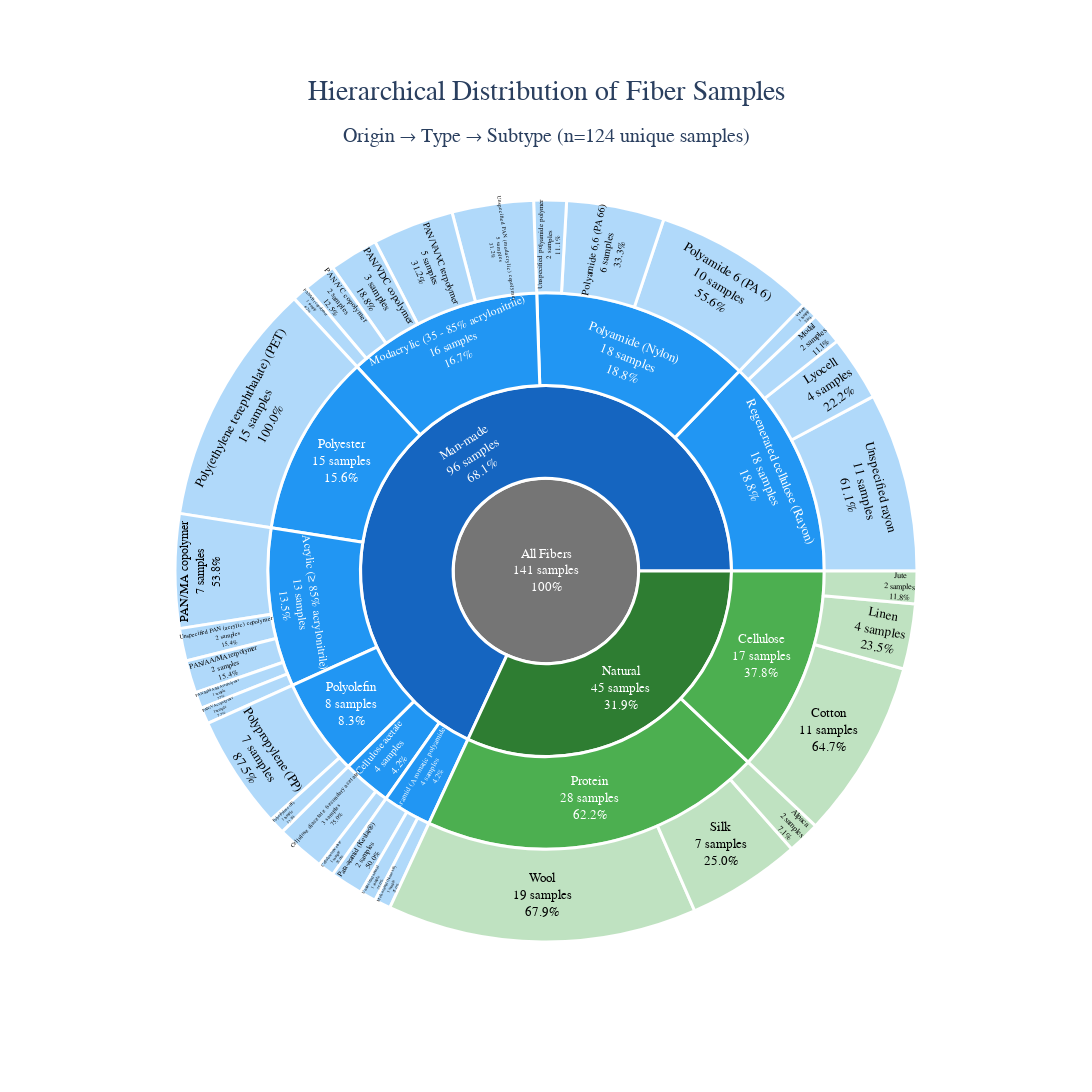

The cell this chart's notebook holds for it:
### Code cell
# Create static sunburst chart for publication using Plotly
print("\nCreating static sunburst chart for publication...")
print("=" * 80)

# Simplified color scheme based on hierarchy level
import matplotlib.colors as mcolors

# Define colors
ROOT_COLOR = '#757575'  # Gray
NATURAL_ORIGIN = '#2E7D32'  # Dark green
NATURAL_TYPE = '#4CAF50'  # Medium green  
NATURAL_SUBTYPE = '#A5D6A7'  # Light green
MANMADE_ORIGIN = '#1565C0'  # Dark blue
MANMADE_TYPE = '#2196F3'  # Medium blue
MANMADE_SUBTYPE = '#90CAF9'  # Light blue

# Assign colors based on hierarchy level
colors_list = []
text_colors = []

for idx, row in sunburst_df.iterrows():
    label = row['labels']
    parent = row['parents']
    parent_id = row.get('ids', '')
    
    if parent == '':  # Root
        colors_list.append(ROOT_COLOR)
        text_colors.append('white')
    elif parent == 'All Fibers':  # Origin level
        if label == 'Natural':
            colors_list.append(NATURAL_ORIGIN)
        else:  # Man-made
            colors_list.append(MANMADE_ORIGIN)
        text_colors.append('white')
    elif parent in ['Natural', 'Man-made']:  # Type level
        if parent == 'Natural':
            colors_list.append(NATURAL_TYPE)
        else:  # Man-made
            colors_list.append(MANMADE_TYPE)
        text_colors.append('white')
    else:  # Subtype level
        # Determine if parent is Natural or Man-made by checking parent chain
        if 'Natural' in parent_id:
            colors_list.append(NATURAL_SUBTYPE)
        else:  # Man-made
            colors_list.append(MANMADE_SUBTYPE)
        text_colors.append('black')

# Create the sunburst with custom colors
fig_static = go.Figure(go.Sunburst(
    labels=sunburst_df['labels'],
    parents=sunburst_df['parents'],
    values=sunburst_df['values'],
    ids=sunburst_df['ids'],
    text=sunburst_df['text'],
    texttemplate='%{text}',
    hovertemplate='<b>%{label}</b><extra></extra>',
    branchvalues='total',
    marker=dict(
        colors=colors_list,
        line=dict(color='white', width=3)
    ),
    textfont=dict(size=13, family='Arial Black'),
    insidetextorientation='auto',
    domain=dict(x=[0, 1], y=[0, 1])
))

# Apply custom text colors
fig_static.data[0].textfont.color = text_colors

# Verify the data adds up correctly
print("\nData verification:")
natural_count = sunburst_df[sunburst_df['labels'] == 'Natural']['values'].values[0]
manmade_count = sunburst_df[sunburst_df['labels'] == 'Man-made']['values'].values[0]
total_count = sunburst_df[sunburst_df['labels'] == 'All Fibers']['values'].values[0]
print(f"Natural: {natural_count}")
print(f"Man-made: {manmade_count}")
print(f"Sum: {natural_count + manmade_count}")
print(f"Total (All Fibers): {total_count}")
print(f"Match: {natural_count + manmade_count == total_count}")

# Update layout for publication quality
fig_static.update_layout(
    width=2000,
    height=2000,
    title=dict(
        text='Hierarchical Distribution of Fiber Samples<br><sub>Origin → Type → Subtype (n=124 unique samples)</sub>',
        font=dict(size=28, family='Arial Black'),
        x=0.5,
        xanchor='center'
    ),
    font=dict(size=16, family='Arial'),
    margin=dict(t=200, l=150, r=150, b=150),
    paper_bgcolor='white',
    plot_bgcolor='white'
)

# Display the figure
fig_static.show()

# Export as high-resolution static image
static_path = images_dir / 'fiber_distribution_sunburst_static.png'
fig_static.write_image(static_path, width=2000, height=2000, scale=3)

print(f"\n✓ Static sunburst chart saved to: {static_path}")
print(f"  Resolution: 6000x6000 pixels")
print(f"  File size: {static_path.stat().st_size / 1024:.2f} KB")

### Figure 1 — Plotly figure (JSON) as saved in the notebook; plotly's stock layout.template omitted (floating-point values rounded to 4 significant figures)
{"data": [{"branchvalues": "total", "domain": {"x": [0, 1], "y": [0, 1]}, "hovertemplate": "<b>%{label}</b><extra></extra>", "ids": ["All Fibers", "Man-made", "Man-made|Cellulose acetate", "Man-made|Cellulose acetate|Cellulose diacetate (secondary acetate)", "Man-made|Cellulose acetate|Cellulose triacetate", "Man-made|Acrylic (≥ 85% acrylonitrile)", "Man-made|Acrylic (≥ 85% acrylonitrile)|PAN/MA copolymer", "Man-made|Acrylic (≥ 85% acrylonitrile)|Unspecified PAN (acrylic) copolymer", "Man-made|Acrylic (≥ 85% acrylonitrile)|PAN/MMA/MA terpolymer", "Man-made|Acrylic (≥ 85% acrylonitrile)|PAN/AA/MA terpolymer", "Man-made|Acrylic (≥ 85% acrylonitrile)|PAN/VA copolymer", "Man-made|Aramid (Aromatic polyamide)", "Man-made|Aramid (Aromatic polyamide)|Para-aramid (Kevlar®)", "Man-made|Aramid (Aromatic polyamide)|Unspecified aramid", "Man-made|Aramid (Aromatic polyamide)|Meta-aramid (Nomex®)", "Man-made|Regenerated cellulose (Rayon)", "Man-made|Regenerated cellulose (Rayon)|Lyocell", "Man-made|Regenerated cellulose (Rayon)|Modal", "Man-made|Regenerated cellulose (Rayon)|Unspecified rayon", "Man-made|Regenerated cellulose (Rayon)|Viscose", "Man-made|Modacrylic (35 - 85% acrylonitrile)", "Man-made|Modacrylic (35 - 85% acrylonitrile)|PAN/VDC copolymer", "Man-made|Modacrylic (35 - 85% acrylonitrile)|Unspecified PAN (modacrylic) copolymer", "Man-made|Modacrylic (35 - 85% acrylonitrile)|PAN/VA/VC terpolymer", "Man-made|Modacrylic (35 - 85% acrylonitrile)|PAN/VC copolymer", "Man-made|Modacrylic (35 - 85% acrylonitrile)|PAN/VBr copolymer", "Man-made|Polyamide (Nylon)", "Man-made|Polyamide (Nylon)|Polyamide 6,6 (PA 66)", "Man-made|Polyamide (Nylon)|Polyamide 6 (PA 6)", "Man-made|Polyamide (Nylon)|Unspecified polyamide polymer", "Man-made|Polyolefin", "Man-made|Polyolefin|Polypropylene (PP)", "Man-made|Polyolefin|Polyethylene (PE)", "Man-made|Polyester", "Man-made|Polyester|Poly(ethylene terephthalate) (PET)", "Natural", "Natural|Protein", "Natural|Protein|Alpaca", "Natural|Protein|Silk", "Natural|Protein|Wool", "Natural|Cellulose", "Natural|Cellulose|Cotton", "Natural|Cellulose|Jute", "Natural|Cellulose|Linen"], "insidetextorientation": "auto", "labels": ["All Fibers", "Man-made", "Cellulose acetate", "Cellulose diacetate (secondary acetate)", "Cellulose triacetate", "Acrylic (≥ 85% acrylonitrile)", "PAN/MA copolymer", "Unspecified PAN (acrylic) copolymer", "PAN/MMA/MA terpolymer", "PAN/AA/MA terpolymer", "PAN/VA copolymer", "Aramid (Aromatic polyamide)", "Para-aramid (Kevlar®)", "Unspecified aramid", "Meta-aramid (Nomex®)", "Regenerated cellulose (Rayon)", "Lyocell", "Modal", "Unspecified rayon", "Viscose", "Modacrylic (35 - 85% acrylonitrile)", "PAN/VDC copolymer", "Unspecified PAN (modacrylic) copolymer", "PAN/VA/VC terpolymer", "PAN/VC copolymer", "PAN/VBr copolymer", "Polyamide (Nylon)", "Polyamide 6,6 (PA 66)", "Polyamide 6 (PA 6)", "Unspecified polyamide polymer", "Polyolefin", "Polypropylene (PP)", "Polyethylene (PE)", "Polyester", "Poly(ethylene terephthalate) (PET)", "Natural", "Protein", "Alpaca", "Silk", "Wool", "Cellulose", "Cotton", "Jute", "Linen"], "marker": {"colors": ["#757575", "#1565C0", "#2196F3", "#90CAF9", "#90CAF9", "#2196F3", "#90CAF9", "#90CAF9", "#90CAF9", "#90CAF9", "#90CAF9", "#2196F3", "#90CAF9", "#90CAF9", "#90CAF9", "#2196F3", "#90CAF9", "#90CAF9", "#90CAF9", "#90CAF9", "#2196F3", "#90CAF9", "#90CAF9", "#90CAF9", "#90CAF9", "#90CAF9", "#2196F3", "#90CAF9", "#90CAF9", "#90CAF9", "#2196F3", "#90CAF9", "#90CAF9", "#2196F3", "#90CAF9", "#2E7D32", "#4CAF50", "#A5D6A7", "#A5D6A7", "#A5D6A7", "#4CAF50", "#A5D6A7", "#A5D6A7", "#A5D6A7"], "line": {"color": "white", "width": 3}}, "parents": ["", "All Fibers", "Man-made", "Man-made|Cellulose acetate", "Man-made|Cellulose acetate", "Man-made", "Man-made|Acrylic (≥ 85% acrylonitrile)", "Man-made|Acrylic (≥ 85% acrylonitrile)", "Man-made|Acrylic (≥ 85% acrylonitrile)", "Man-made|Acrylic (≥ 85% acrylonitrile)", "Man-made|Acrylic (≥ 85% acrylonitrile)", "Man-made", "Man-made|Aramid (Aromatic polyamide)", "Man-made|Aramid (Aromatic polyamide)", "Man-made|Aramid (Aromatic polyamide)", "Man-made", "Man-made|Regenerated cellulose (Rayon)", "Man-made|Regenerated cellulose (Rayon)", "Man-made|Regenerated cellulose (Rayon)", "Man-made|Regenerated cellulose (Rayon)", "Man-made", "Man-made|Modacrylic (35 - 85% acrylonitrile)", "Man-made|Modacrylic (35 - 85% acrylonitrile)", "Man-made|Modacrylic (35 - 85% acrylonitrile)", "Man-made|Modacrylic (35 - 85% acrylonitrile)", "Man-made|Modacrylic (35 - 85% acrylonitrile)", "Man-made", "Man-made|Polyamide (Nylon)", "Man-made|Polyamide (Nylon)", "Man-made|Polyamide (Nylon)", "Man-made", "Man-made|Polyolefin", "Man-made|Polyolefin", "Man-made", "Man-made|Polyester", "All Fibers", "Natural", "Natural|Protein", "Natural|Protein", "Natural|Protein", "Natural", "Natural|Cellulose", "Natural|Cellulose", "Natural|Cellulose"], "text": ["All Fibers<br>141 samples<br>100%", "Man-made<br>96 samples<br>68.1%", "Cellulose acetate<br>4 samples<br>4.2%", "Cellulose diacetate (secondary acetate)<br>3 samples<br>75.0%", "Cellulose triacetate<br>1 sample<br>25.0%", "Acrylic (≥ 85% acrylonitrile)<br>13 samples<br>13.5%", "PAN/MA copolymer<br>7 samples<br>53.8%", "Unspecified PAN (acrylic) copolymer<br>2 samples<br>15.4%", "PAN/MMA/MA terpolymer<br>1 sample<br>7.7%", "PAN/AA/MA terpolymer<br>2 samples<br>15.4%", "PAN/VA copolymer<br>1 sample<br>7.7%", "Aramid (Aromatic polyamide)<br>4 samples<br>4.2%", "Para-aramid (Kevlar®)<br>2 samples<br>50.0%", "Unspecified aramid<br>1 sample<br>25.0%", "Meta-aramid (Nomex®)<br>1 sample<br>25.0%", "Regenerated cellulose (Rayon)<br>18 samples<br>18.8%", "Lyocell<br>4 samples<br>22.2%", "Modal<br>2 samples<br>11.1%", "Unspecified rayon<br>11 samples<br>61.1%", "Viscose<br>1 sample<br>5.6%", "Modacrylic (35 - 85% acrylonitrile)<br>16 samples<br>16.7%", "PAN/VDC copolymer<br>3 samples<br>18.8%", "Unspecified PAN (modacrylic) copolymer<br>5 samples<br>31.2%", "PAN/VA/VC terpolymer<br>5 samples<br>31.2%", "PAN/VC copolymer<br>2 samples<br>12.5%", "PAN/VBr copolymer<br>1 sample<br>6.2%", "Polyamide (Nylon)<br>18 samples<br>18.8%", "Polyamide 6,6 (PA 66)<br>6 samples<br>33.3%", "Polyamide 6 (PA 6)<br>10 samples<br>55.6%", "Unspecified polyamide polymer<br>2 samples<br>11.1%", "Polyolefin<br>8 samples<br>8.3%", "Polypropylene (PP)<br>7 samples<br>87.5%", "Polyethylene (PE)<br>1 sample<br>12.5%", "Polyester<br>15 samples<br>15.6%", "Poly(ethylene terephthalate) (PET)<br>15 samples<br>100.0%", "Natural<br>45 samples<br>31.9%", "Protein<br>28 samples<br>62.2%", "Alpaca<br>2 samples<br>7.1%", "Silk<br>7 samples<br>25.0%", "Wool<br>19 samples<br>67.9%", "Cellulose<br>17 samples<br>37.8%", "Cotton<br>11 samples<br>64.7%", "Jute<br>2 samples<br>11.8%", "Linen<br>4 samples<br>23.5%"], "textfont": {"color": ["white", "white", "white", "black", "black", "white", "black", "black", "black", "black", "black", "white", "black", "black", "black", "white", "black", "black", "black", "black", "white", "black", "black", "black", "black", "black", "white", "black", "black", "black", "white", "black", "black", "white", "black", "white", "white", "black", "black", "black", "white", "black", "black", "black"], "family": "Arial Black", "size": 13}, "texttemplate": "%{text}", "type": "sunburst", "values": [141, 96, 4, 3, 1, 13, 7, 2, 1, 2, 1, 4, 2, 1, 1, 18, 4, 2, 11, 1, 16, 3, 5, 5, 2, 1, 18, 6, 10, 2, 8, 7, 1, 15, 15, 45, 28, 2, 7, 19, 17, 11, 2, 4]}], "layout": {"font": {"family": "Arial", "size": 16}, "height": 2000, "margin": {"b": 150, "l": 150, "r": 150, "t": 200}, "paper_bgcolor": "white", "plot_bgcolor": "white", "title": {"font": {"family": "Arial Black", "size": 28}, "text": "Hierarchical Distribution of Fiber Samples<br><sub>Origin → Type → Subtype (n=124 unique samples)</sub>", "x": 0.5, "xanchor": "center"}, "width": 2000}}
